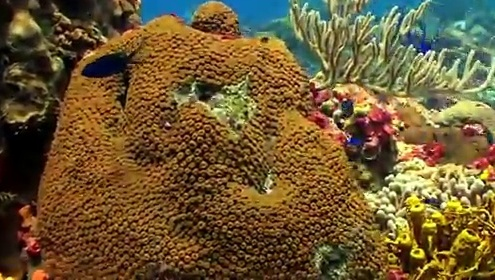
#> input picture data/crops_fish/frame_000137_fish_00.jpg, 495 x 280 px
$ python -i filter_crops_quality.py   (imports and definitions only)   (older library calls are emulated)
#> lines starting #> are read from the running program, lines starting #| are printed output that depends on the picture
from __future__ import annotations

import argparse
import csv
import shutil
from dataclasses import dataclass
from pathlib import Path

import cv2
import numpy as np

IMG_EXTS = {".jpg", ".jpeg", ".png", ".webp", ".bmp"}


@dataclass
class CropInfo:
    path: Path
    width: int
    height: int
    area: int
    aspect_ratio: float
    sharpness: float
    contrast: float
    dhash: int


def compute_dhash(gray: np.ndarray, hash_size: int = 8) -> int:
    resized = cv2.resize(gray, (hash_size + 1, hash_size), interpolation=cv2.INTER_AREA)
    diff = resized[:, 1:] > resized[:, :-1]

    value = 0
    for bit in diff.flatten():
        value = (value << 1) | int(bit)
    return value


def hamming_distance(a: int, b: int) -> int:
    return (a ^ b).bit_count()


def analyze_crop(path: Path) -> CropInfo | None:
    img = cv2.imread(str(path))
#> img is the input picture: shape (280, 495, 3); mean B, G, R 53.1, 89.2, 110.4
    if img is None:
        return None

    h, w = img.shape[:2]
#> h = 280; w = 495
    gray = cv2.cvtColor(img, cv2.COLOR_BGR2GRAY)
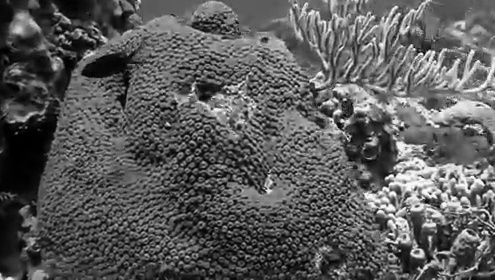
#> gray: shape (280, 495); min 0, max 253, mean 91.4

    return CropInfo(
        path=path,
        width=w,
        height=h,
        area=w * h,
        aspect_ratio=w / (h + 1e-6),
        sharpness=float(cv2.Laplacian(gray, cv2.CV_64F).var()),
        contrast=float(gray.std()),
        dhash=compute_dhash(gray),
    )
#> the loop in compute_dhash, `for bit in diff.flatten():` made 64 passes
#> (bit, value) on passes 3 to 14: (True, 3), (False, 6), (True, 13), (True, 27), (False, 54), (False, 108), (True, 217), (True, 435), (True, 871), (True, 1743), (False, 3486), (True, 6973)
#> value on passes 1 to 2: 0, 1
#> after the loop in compute_dhash, `for bit in diff.flatten():`: value = 7851451672841080462


# [113 lines left out: function main, not called in this run]


# [2 lines not run here, left out]

>>> result = analyze_crop('../data/crops_fish/frame_000137_fish_00.jpg')

$ run again, on data/crops_fish/frame_000179_fish_01.jpg
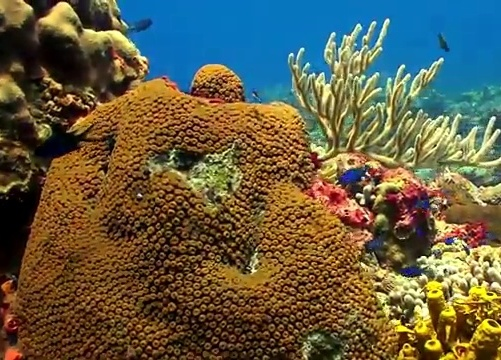
#> input picture data/crops_fish/frame_000179_fish_01.jpg, 501 x 360 px
#> in analyze_crop, img is the input picture: shape (360, 501, 3); mean B, G, R 71.1, 93.5, 99.1
#> in analyze_crop, `gray = cv2.cvtColor(img, cv2.COLOR_BGR2GRAY)`:
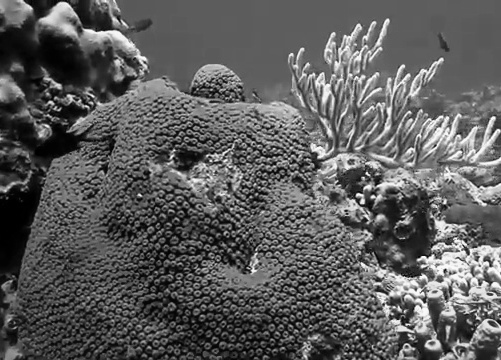
#> gray: shape (360, 501); min 0, max 253, mean 92.6
#> the loop in compute_dhash, `for bit in diff.flatten():` made 64 passes
#> (bit, value) on passes 2 to 9: (False, 2), (False, 4), (True, 9), (True, 19), (True, 39), (False, 78), (False, 156), (False, 312)
#> after the loop in compute_dhash, `for bit in diff.flatten():`: value = 11262617422573188942

$ run again, on data/crops_fish/frame_000244_fish_00.jpg
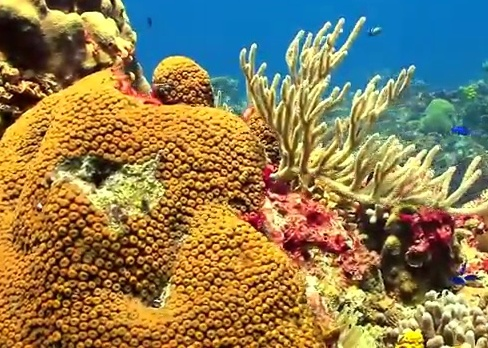
#> input picture data/crops_fish/frame_000244_fish_00.jpg, 488 x 348 px
#> in analyze_crop, img is the input picture: shape (348, 488, 3); mean B, G, R 86.5, 124.6, 138.6
#> in analyze_crop, `gray = cv2.cvtColor(img, cv2.COLOR_BGR2GRAY)`:
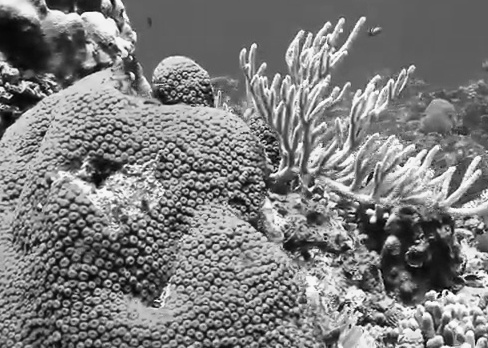
#> gray: shape (348, 488); min 2, max 253, mean 124.4
#> the loop in compute_dhash, `for bit in diff.flatten():` made 64 passes
#> (bit, value) on passes 2 to 9: (False, 2), (False, 4), (False, 8), (True, 17), (True, 35), (False, 70), (False, 140), (True, 281)
#> after the loop in compute_dhash, `for bit in diff.flatten():`: value = 10153537325287680333

$ run again, on data/crops_fish/frame_000292_fish_04.jpg
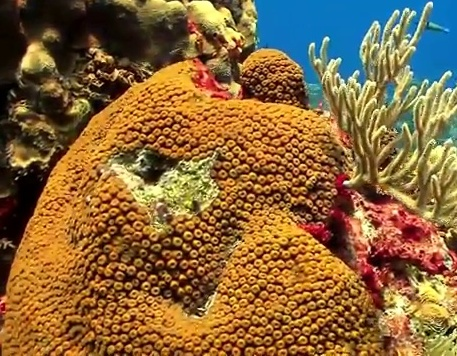
#> input picture data/crops_fish/frame_000292_fish_04.jpg, 457 x 356 px
#> in analyze_crop, img is the input picture: shape (356, 457, 3); mean B, G, R 60.8, 102.4, 135.9
#> in analyze_crop, `gray = cv2.cvtColor(img, cv2.COLOR_BGR2GRAY)`:
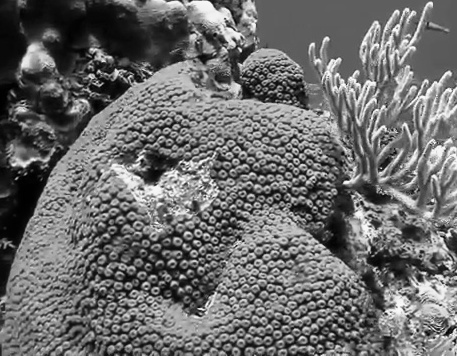
#> gray: shape (356, 457); min 0, max 253, mean 107.7
#> the loop in compute_dhash, `for bit in diff.flatten():` made 64 passes
#> (bit, value) on passes 3 to 10: (True, 3), (True, 7), (False, 14), (False, 28), (True, 57), (False, 114), (False, 228), (True, 457)
#> after the loop in compute_dhash, `for bit in diff.flatten():`: value = 8245800448602870051
